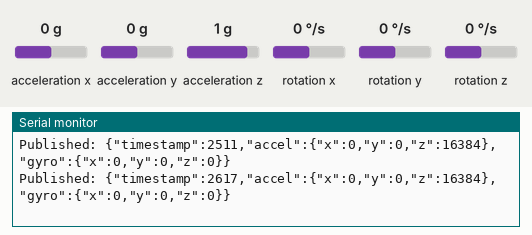
This sketch was run on a simulated ESP32. Shown: the last lines printed to the serial monitor. Wiring (inferred from the names in the program): MPU-6050 motion sensor at I2C address 0x68. The test bench sets the inputs (shaded band); at power-on: acceleration x 0 g, acceleration y 0 g, acceleration z 1 g, rotation x 0 °/s, rotation y 0 °/s, rotation z 0 °/s. WiFi joins after 1.5 s; servers stay silent unless stated; no MQTT or app messages arrive unless stated; names the files do not define were given values by the test bench: YOUR_MQTT_PORT = 1883.

Above: at 2.7 s.
2.8 s: acceleration x set to -1.4 g
At 2.83 s:
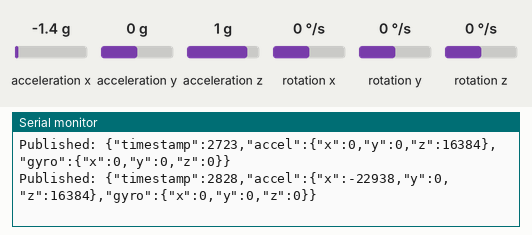
4.3 s: acceleration y set to -1.4 g
At 4.31 s:
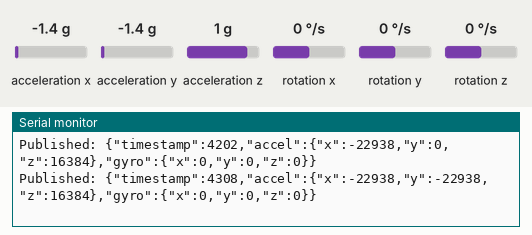
5.8 s: acceleration z set to -1.4 g
At 5.8 s:
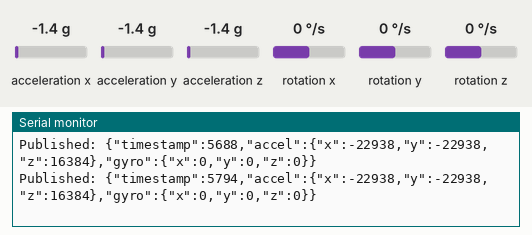
7.3 s: rotation x set to -192 °/s
At 7.39 s:
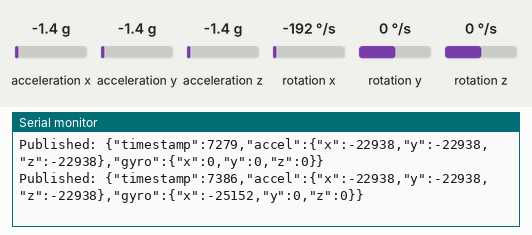
8.8 s: rotation y set to -192 °/s
At 8.88 s:
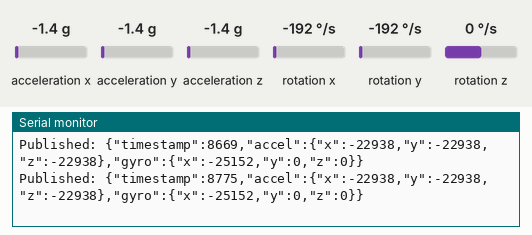
10.3 s: rotation z set to -192 °/s
At 10.39 s:
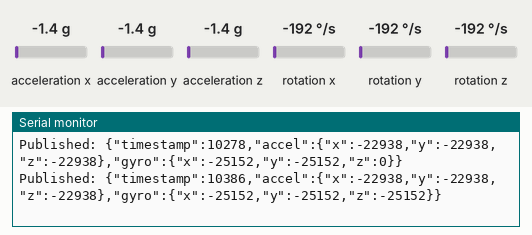
Timing chart, 0 to 13.3 s (numbered marks = the images above; inputs shaded):
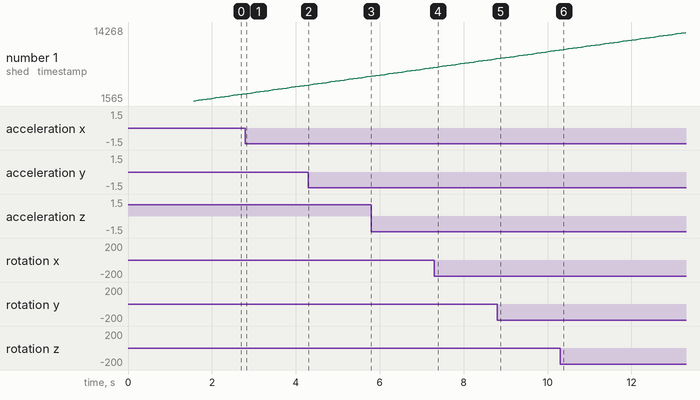

Measured:
- after the input at 2.8 s, the serial monitor: prints a new line at once (image 1)
- after the input at 4.3 s, the serial monitor: prints a new line at once (image 2)
- after the input at 7.3 s, the serial monitor: prints a new line after 0.09 s (image 4)
- after the input at 10.3 s, the serial monitor: prints a new line after 0.09 s (image 6)
- plotted number 1: 2723 → 4202 after the input at 2.8 s, 4202 → 5794 after the input at 4.3 s, 5794 → 7279 after the input at 5.8 s, 7279 → 8775 after the input at 7.3 s, 8775 → 10278 after the input at 8.8 s

The sketch:

accel_track_and_pub.ino
```cpp
#include <WiFi.h>
#include <PubSubClient.h>
#include <WiFiClientSecure.h>
#include "Wire.h"
#include "credentials.h"

// MPU-6050 settings
const int MPU_ADDR = 0x68;
int16_t accelerometer_x, accelerometer_y, accelerometer_z;
int16_t gyro_x, gyro_y, gyro_z;

// Create a secure WiFi client
WiFiClientSecure espClient;
PubSubClient client(espClient);

unsigned long lastMillis = 0;

void setup_wifi() {
  delay(10);
  Serial.println("Connecting to WiFi...");

  WiFi.begin(ssid, password);

  while (WiFi.status() != WL_CONNECTED) {
    delay(500);
    Serial.print(".");
  }

  Serial.println("");
  Serial.println("WiFi connected");
  Serial.println("IP address: ");
  Serial.println(WiFi.localIP());
}

void callback(char* topic, byte* payload, unsigned int length) {
  // Handle incoming messages if needed
}

void reconnect() {
  while (!client.connected()) {
    Serial.println("Attempting MQTT connection...");

    if (client.connect(client_id, mqtt_username, mqtt_password)) {
      Serial.println("connected");
    } else {
      Serial.print("failed, rc=");
      Serial.print(client.state());
      Serial.println(" retrying in 5 seconds");
      delay(5000);
    }
  }
}

void setup() {
    Serial.begin(115200);

    // Setup WiFi and MQTT
    setup_wifi();
    espClient.setInsecure();
    client.setServer(mqtt_server, mqtt_port);
    client.setCallback(callback);

    // Setup MPU-6050
    Wire.begin();
    Wire.beginTransmission(MPU_ADDR);
    Wire.write(0x6B);
    Wire.write(0);
    Wire.endTransmission(true);
}

void readSensorData() {
    Wire.beginTransmission(MPU_ADDR);
    Wire.write(0x3B);
    Wire.endTransmission(false);
    Wire.requestFrom(MPU_ADDR, 7*2, true);  // Request 14 registers

    // Read accelerometer data
    accelerometer_x = Wire.read()<<8 | Wire.read();
    accelerometer_y = Wire.read()<<8 | Wire.read();
    accelerometer_z = Wire.read()<<8 | Wire.read();

    // Skip temperature data
    Wire.read();
    Wire.read();

    // Read gyroscope data
    gyro_x = Wire.read()<<8 | Wire.read();
    gyro_y = Wire.read()<<8 | Wire.read();
    gyro_z = Wire.read()<<8 | Wire.read();
}

void loop() {
    if (!client.connected()) {
        reconnect();
    }
    client.loop();

    // Publish every 100ms
    if (millis() - lastMillis > 100) {
        // Read sensor data
        readSensorData();

        // Get current timestamp
        unsigned long timestamp = millis();

        // Create JSON string with accelerometer and gyroscope data
        String jsonString = "{\"timestamp\":" + String(timestamp) +
                           ",\"accel\":{" +
                           "\"x\":" + String(accelerometer_x) +
                           ",\"y\":" + String(accelerometer_y) +
                           ",\"z\":" + String(accelerometer_z) +
                           "},\"gyro\":{" +
                           "\"x\":" + String(gyro_x) +
                           ",\"y\":" + String(gyro_y) +
                           ",\"z\":" + String(gyro_z) +
                           "}}";

        // Publish the data
        if (client.publish(topic, jsonString.c_str())) {
            Serial.println("Published: " + jsonString);
        } else {
            Serial.println("Failed to publish message");
        }

        lastMillis = millis();
    }
}
// #include <WiFi.h>
// #include <PubSubClient.h>
// #include <WiFiClientSecure.h>
// #include "Wire.h"
// #include "credentials.h"

// // MPU-6050 settings
// const int MPU_ADDR = 0x68;
// int16_t accelerometer_x, accelerometer_y, accelerometer_z;

// // Create a secure WiFi client
// WiFiClientSecure espClient;
// PubSubClient client(espClient);

// unsigned long lastMillis = 0;

// void setup_wifi() {
//   delay(10);
//   Serial.println("Connecting to WiFi...");

//   WiFi.begin(ssid, password);

//   while (WiFi.status() != WL_CONNECTED) {
//     delay(500);
//     Serial.print(".");
//   }

//   Serial.println("");
//   Serial.println("WiFi connected");
//   Serial.println("IP address: ");
//   Serial.println(WiFi.localIP());
// }

// void callback(char* topic, byte* payload, unsigned int length) {
//   // Handle incoming messages if needed
// }

// void reconnect() {
//   while (!client.connected()) {
//     Serial.println("Attempting MQTT connection...");

//     if (client.connect(client_id, mqtt_username, mqtt_password)) {
//       Serial.println("connected");
//     } else {
//       Serial.print("failed, rc=");
//       Serial.print(client.state());
//       Serial.println(" retrying in 5 seconds");
//       delay(5000);
//     }
//   }
// }

// void setup() {
//   Serial.begin(115200);

//   // Setup WiFi and MQTT
//   setup_wifi();
//   espClient.setInsecure();
//   client.setServer(mqtt_server, mqtt_port);
//   client.setCallback(callback);

//   // Setup MPU-6050
//   Wire.begin();
//   Wire.beginTransmission(MPU_ADDR);
//   Wire.write(0x6B);
//   Wire.write(0);
//   Wire.endTransmission(true);
// }

// void readAccelerometer() {
//   Wire.beginTransmission(MPU_ADDR);
//   Wire.write(0x3B);
//   Wire.endTransmission(false);
//   Wire.requestFrom(MPU_ADDR, 7 * 2, true);

//   accelerometer_x = Wire.read() << 8 | Wire.read();
//   accelerometer_y = Wire.read() << 8 | Wire.read();
//   accelerometer_z = Wire.read() << 8 | Wire.read();

//   // Skip temperature and gyro data
//   for(int i = 0; i < 8; i++) {
//     Wire.read();
//   }
// }

// void loop() {
//   if (!client.connected()) {
//     reconnect();
//   }
//   client.loop();

//   // Publish every 100ms
//   if (millis() - lastMillis > 100) {
//     // Read accelerometer data
//     readAccelerometer();

//     // Get current timestamp
//     unsigned long timestamp = millis();

//     // Create JSON string with accelerometer data
//     String jsonString = "{\"timestamp\":" + String(timestamp) +
//                        ",\"x\":" + String(accelerometer_x) +
//                        ",\"y\":" + String(accelerometer_y) +
//                        ",\"z\":" + String(accelerometer_z) + "}";

//     // Publish the data
//     if (client.publish(topic, jsonString.c_str())) {
//       Serial.println("Published: " + jsonString);
//     } else {
//       Serial.println("Failed to publish message");
//     }

//     lastMillis = millis();
//   }
// }
```

credentials.h.example.h
```cpp
// credentials.h.example
#ifndef CREDENTIALS_H
#define CREDENTIALS_H

// WiFi credentials
const char* ssid = "YOUR_WIFI_SSID";
const char* password = "YOUR_WIFI_PASSWORD";

// MQTT Broker settings
const char* mqtt_server = "YOUR_MQTT_SERVER";
const int mqtt_port = YOUR_MQTT_PORT;
const char* mqtt_username = "YOUR_MQTT_USERNAME";
const char* mqtt_password = "YOUR_MQTT_PASSWORD";
const char* client_id = "YOUR_CLIENT_ID";
const char* topic = "YOUR_TOPIC";

#endif
```
